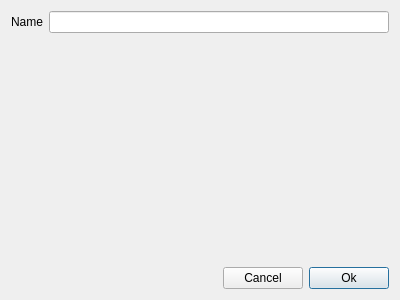
<?xml version="1.0" encoding="UTF-8"?>
<ui version="4.0">
 <class>EditNodeName</class>
 <widget class="QDialog" name="EditNodeName">
  <property name="geometry">
   <rect>
    <x>0</x>
    <y>0</y>
    <width>400</width>
    <height>300</height>
   </rect>
  </property>
  <layout class="QGridLayout" name="gridLayout_3">
   <item row="2" column="2">
    <widget class="QPushButton" name="pBtnCancel">
     <property name="sizePolicy">
      <sizepolicy hsizetype="Fixed" vsizetype="Fixed">
       <horstretch>0</horstretch>
       <verstretch>0</verstretch>
      </sizepolicy>
     </property>
     <property name="text">
      <string>Cancel</string>
     </property>
    </widget>
   </item>
   <item row="0" column="0">
    <widget class="QLabel" name="labName">
     <property name="sizePolicy">
      <sizepolicy hsizetype="Fixed" vsizetype="Preferred">
       <horstretch>0</horstretch>
       <verstretch>0</verstretch>
      </sizepolicy>
     </property>
     <property name="text">
      <string>Name</string>
     </property>
     <property name="buddy">
      <cstring>lineName</cstring>
     </property>
    </widget>
   </item>
   <item row="2" column="3">
    <widget class="QPushButton" name="pBtnOk">
     <property name="sizePolicy">
      <sizepolicy hsizetype="Fixed" vsizetype="Fixed">
       <horstretch>0</horstretch>
       <verstretch>0</verstretch>
      </sizepolicy>
     </property>
     <property name="text">
      <string>Ok</string>
     </property>
     <property name="default">
      <bool>true</bool>
     </property>
    </widget>
   </item>
   <item row="2" column="0" colspan="2">
    <spacer name="horizontalSpacer">
     <property name="orientation">
      <enum>Qt::Orientation::Horizontal</enum>
     </property>
     <property name="sizeHint" stdset="0">
      <size>
       <width>111</width>
       <height>20</height>
      </size>
     </property>
    </spacer>
   </item>
   <item row="0" column="1" colspan="3">
    <widget class="LineEdit" name="lineName">
     <property name="sizePolicy">
      <sizepolicy hsizetype="Expanding" vsizetype="Fixed">
       <horstretch>0</horstretch>
       <verstretch>0</verstretch>
      </sizepolicy>
     </property>
    </widget>
   </item>
   <item row="1" column="0" colspan="4">
    <widget class="QLabel" name="label">
     <property name="font">
      <font>
       <pointsize>16</pointsize>
      </font>
     </property>
     <property name="text">
      <string/>
     </property>
     <property name="alignment">
      <set>Qt::AlignmentFlag::AlignCenter</set>
     </property>
    </widget>
   </item>
  </layout>
 </widget>
 <customwidgets>
  <customwidget>
   <class>LineEdit</class>
   <extends>QLineEdit</extends>
   <header location="global">widget/lineedit.h</header>
  </customwidget>
 </customwidgets>
 <tabstops>
  <tabstop>lineName</tabstop>
  <tabstop>pBtnOk</tabstop>
  <tabstop>pBtnCancel</tabstop>
 </tabstops>
 <resources/>
 <connections>
  <connection>
   <sender>pBtnCancel</sender>
   <signal>clicked()</signal>
   <receiver>EditNodeName</receiver>
   <slot>reject()</slot>
   <hints>
    <hint type="sourcelabel">
     <x>358</x>
     <y>495</y>
    </hint>
    <hint type="destinationlabel">
     <x>260</x>
     <y>492</y>
    </hint>
   </hints>
  </connection>
  <connection>
   <sender>pBtnOk</sender>
   <signal>clicked()</signal>
   <receiver>EditNodeName</receiver>
   <slot>accept()</slot>
   <hints>
    <hint type="sourcelabel">
     <x>425</x>
     <y>506</y>
    </hint>
    <hint type="destinationlabel">
     <x>101</x>
     <y>492</y>
    </hint>
   </hints>
  </connection>
 </connections>
</ui>
